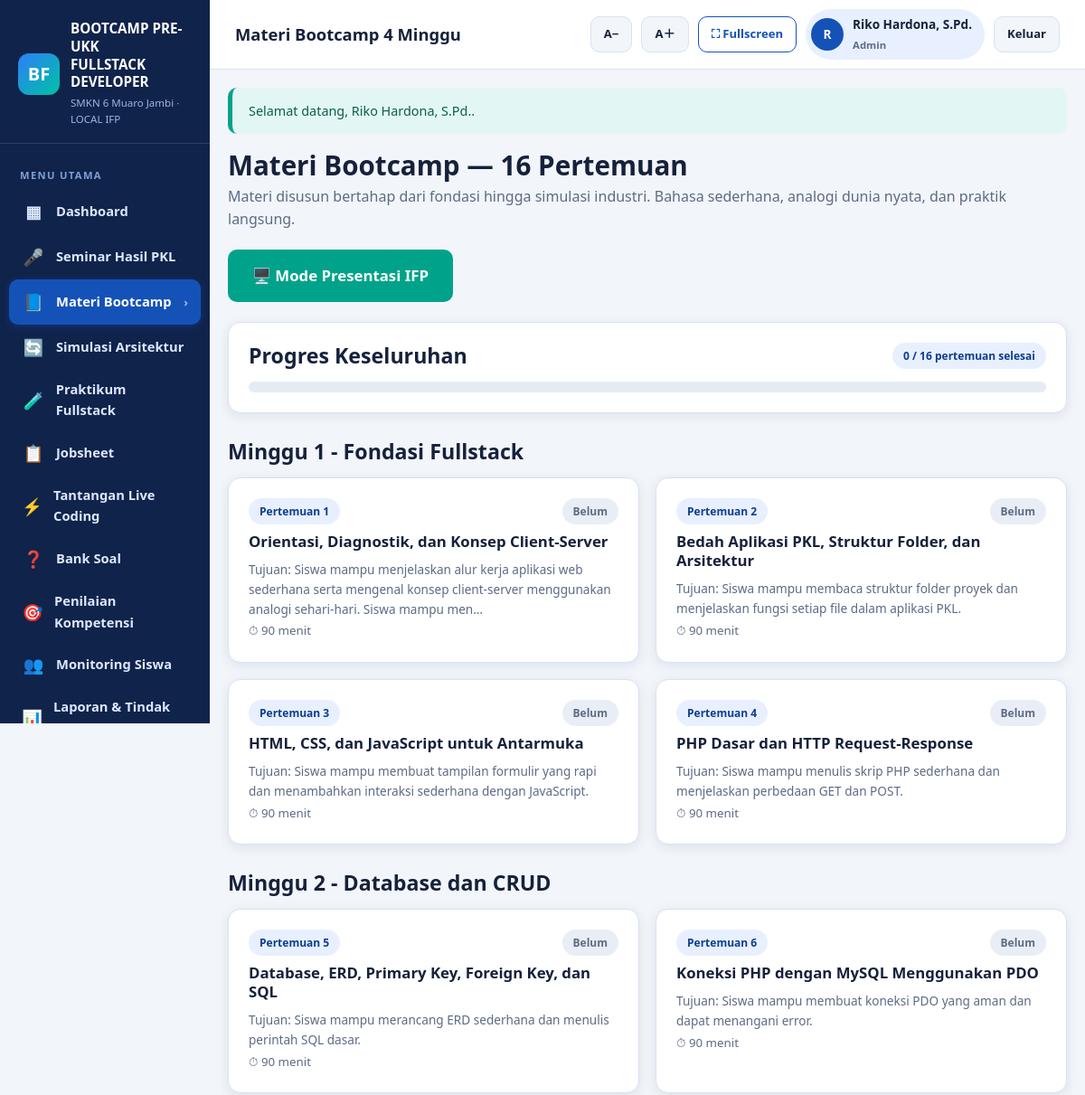
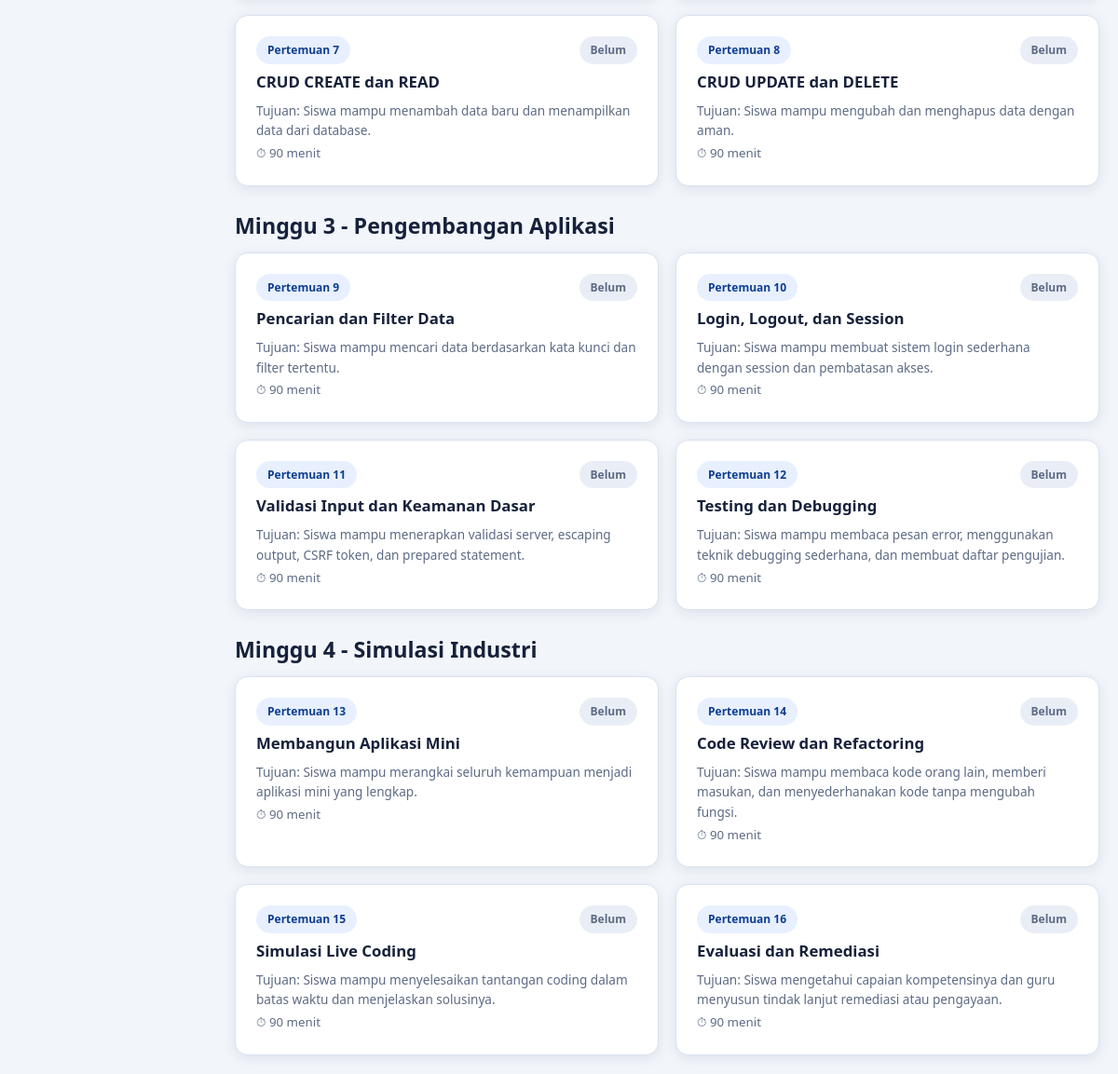
The app's page /modules/materi/index.php (signed in) with its own data (2 pictures, top to bottom).
### tables this page shows
CREATE TABLE users (
  id          INT UNSIGNED AUTO_INCREMENT PRIMARY KEY,
  username    VARCHAR(50) NOT NULL UNIQUE,
  password    VARCHAR(255) NOT NULL,
  full_name   VARCHAR(120) NOT NULL,
  role        ENUM('admin','guru','siswa') NOT NULL DEFAULT 'guru',
  student_id  INT UNSIGNED DEFAULT NULL,
  is_active   TINYINT(1) NOT NULL DEFAULT 1,
  last_login  DATETIME DEFAULT NULL,
  created_at  TIMESTAMP NOT NULL DEFAULT CURRENT_TIMESTAMP,
  updated_at  TIMESTAMP NOT NULL DEFAULT CURRENT_TIMESTAMP ON UPDATE CURRENT_TIMESTAMP,
  KEY idx_users_role (role),
  CONSTRAINT fk_users_student FOREIGN KEY (student_id) REFERENCES students(id) ON DELETE SET NULL
);

CREATE TABLE bootcamp_sessions (
  id             INT UNSIGNED AUTO_INCREMENT PRIMARY KEY,
  week_no        TINYINT UNSIGNED NOT NULL,
  session_no     TINYINT UNSIGNED NOT NULL UNIQUE,
  title          VARCHAR(200) NOT NULL,
  objectives     TEXT NOT NULL,
  core_material  TEXT NOT NULL,
  concept        TEXT NOT NULL,
  diagram        TEXT DEFAULT NULL,
  code_example   TEXT DEFAULT NULL,
  demo           TEXT DEFAULT NULL,
  exercise       TEXT NOT NULL,
  questions      TEXT DEFAULT NULL,
  evaluation     TEXT DEFAULT NULL,
  reflection     TEXT DEFAULT NULL,
  duration_min   INT NOT NULL DEFAULT 90,
  created_at     TIMESTAMP NOT NULL DEFAULT CURRENT_TIMESTAMP
);

### config/database.php (called while the page is built, shortened)
<?php
function db()
{
    static $pdo = null;
    if ($pdo instanceof PDO) {
        return $pdo;
    }
    $dsn = 'mysql:host=' . DB_HOST . ';dbname=' . DB_NAME . ';charset=' . DB_CHARSET;
    try {
        $pdo = new PDO($dsn, DB_USER, DB_PASS, [
            PDO::ATTR_ERRMODE            => PDO::ERRMODE_EXCEPTION,
            PDO::ATTR_DEFAULT_FETCH_MODE => PDO::FETCH_ASSOC,
            PDO::ATTR_EMULATE_PREPARES   => false,
        ]);
    } catch (PDOException $e) {
        http_response_code(500);
        echo '<!doctype html><html lang="id"><meta charset="utf-8">';
        echo '<title>Koneksi Database Gagal</title>';
        echo '<body style="font-family:Arial,sans-serif;padding:40px;line-height:1.7">';
        echo '<h1>Koneksi database gagal</h1>';
        echo '<p>Periksa kembali:</p><ul>';
        echo '<li>Laragon (Apache &amp; MySQL) sudah berjalan.</li>';
        echo '<li>Database <strong>' . htmlspecialchars(DB_NAME) . '</strong> sudah dibuat.</li>';
        echo '<li>File <code>database/database.sql</code> sudah di-import.</li>';
        echo '<li>Pengaturan DB di <code>config/config.php</code> sesuai.</li>';
        echo '</ul><p>Detail teknis: <code>' . htmlspecialchars($e->getMessage()) . '</code></p>';
        echo '</body></html>';
        exit;
    }
    return $pdo;
}
function db_all(string $sql, array $params = []): array
{
    $stmt = db()->prepare($sql);
    $stmt->execute($params);
    return $stmt->fetchAll();
}
function db_one(string $sql, array $params = []): ?array
{
    $stmt = db()->prepare($sql);
    $stmt->execute($params);
    $row = $stmt->fetch();
    return $row === false ? null : $row;
}

### auth/auth.php (called while the page is built, shortened)
<?php
require_once __DIR__ . '/../config/database.php';
function current_user(): ?array
{
    static $cache = null;
    if ($cache !== null) {
        return $cache;
    }
    $cache = db_one(
        'SELECT u.id, u.username, u.full_name, u.role, u.student_id, u.is_active,
                s.name AS student_name, s.class_name
         FROM users u
         LEFT JOIN students s ON s.id = u.student_id
         WHERE u.id = ? AND u.is_active = 1',
        [(int) $_SESSION['user_id']]
    );
    return $cache;
}
function is_logged_in(): bool
{
    return current_user() !== null;
}
function require_login(): void
{
    if (!is_logged_in()) {
        flash('warning', 'Silakan login terlebih dahulu.');
        redirect('login.php');
    }
}
function role_label(string $role): string
{
    return [
        'admin' => 'Admin',
        'guru'  => 'Guru',
        'siswa' => 'Siswa',
    ][$role] ?? $role;
}

### modules/materi/index.php (the view)
<?php
require_once dirname(__DIR__, 2) . '/config/database.php';
require_once dirname(__DIR__, 2) . '/auth/auth.php';
require_login();
$page_title = 'Materi Bootcamp 4 Minggu';
$studentId = (int) (current_user()['student_id'] ?? 0);
$sessions = db_all('SELECT s.*,
    (SELECT p.status FROM student_progress p WHERE p.session_id = s.id AND p.student_id = ?) AS my_status
    FROM bootcamp_sessions s ORDER BY s.session_no', [$studentId]);
$grouped = [];
foreach ($sessions as $s) $grouped[$s['week_no']][] = $s;
$weekTitles = [
    1 => 'Minggu 1 - Fondasi Fullstack',
    2 => 'Minggu 2 - Database dan CRUD',
    3 => 'Minggu 3 - Pengembangan Aplikasi',
    4 => 'Minggu 4 - Simulasi Industri',
];
$completed = count(array_filter($sessions, fn($s) => $s['my_status'] === 'selesai'));
?>
<?php include dirname(__DIR__, 2) . '/includes/header.php'; ?>
<div class="page-head">
    <div>
        <h1>Materi Bootcamp — 16 Pertemuan</h1>
        <p>Materi disusun bertahap dari fondasi hingga simulasi industri. Bahasa sederhana, analogi dunia nyata, dan praktik langsung.</p>
    </div>
    <div class="btn-group">
        <a href="<?= url('ifp/materi.php?no=1') ?>" target="_blank" class="btn btn-accent btn-lg">🖥️ Mode Presentasi IFP</a>
    </div>
</div>
<div class="card">
    <div class="card-head">
        <h2>Progres Keseluruhan</h2>
        <span class="badge badge-blue"><?= $completed ?> / <?= count($sessions) ?> pertemuan selesai</span>
    </div>
    <div class="progress green"><span style="width:<?= count($sessions) ? round($completed/count($sessions)*100) : 0 ?>%"></span></div>
</div>
<?php foreach ($grouped as $week => $items): ?>
    <h2 style="margin-top:28px"><?= e($weekTitles[$week] ?? ('Minggu ' . $week)) ?></h2>
    <div class="grid grid-2">
        <?php foreach ($items as $s): ?>
            <a class="card" style="margin:0;display:block;color:inherit"
               href="<?= url('modules/materi/detail.php?no=' . (int) $s['session_no']) ?>">
                <div class="card-head" style="margin-bottom:8px">
                    <span class="badge badge-blue">Pertemuan <?= (int) $s['session_no'] ?></span>
                    <?php if ($s['my_status'] === 'selesai'): ?>
                        <span class="badge badge-green">✓ Selesai</span>
                    <?php elseif ($s['my_status'] === 'sedang'): ?>
                        <span class="badge badge-yellow">Sedang dipelajari</span>
                    <?php else: ?>
                        <span class="badge badge-gray">Belum</span>
                    <?php endif; ?>
                </div>
                <h3 style="font-size:1.05rem"><?= e($s['title']) ?></h3>
                <p class="muted" style="font-size:.85rem;margin:0"><?= e(str_limit($s['objectives'], 150)) ?></p>
                <small class="muted">⏱ <?= (int) $s['duration_min'] ?> menit</small>
            </a>
        <?php endforeach; ?>
    </div>
<?php endforeach; ?>
<?php include dirname(__DIR__, 2) . '/includes/footer.php'; ?>

### includes/header.php (shortened to what this page needs)
<?php
$user = current_user();
$currentPath = str_replace('\\', '/', $_SERVER['SCRIPT_NAME'] ?? '');
$activeKey = '';
$map = [
    'dashboard'    => ['index.php'],
    'seminar'      => ['/modules/seminar/'],
    'materi'       => ['/modules/materi/'],
    'praktikum'    => ['/modules/praktikum/', '/modules/code/'],
    'jobsheet'     => ['/modules/jobsheet/'],
    'challenges'   => ['/modules/challenges/'],
    'questions'    => ['/modules/questions/'],
    'assessment'   => ['/modules/assessment/'],
    'students'     => ['/modules/students/'],
    'reports'      => ['/modules/reports/'],
    'settings'     => ['/modules/settings/'],
    'simulasi'     => ['/modules/simulasi/'],
];
foreach ($map as $key => $patterns) {
    foreach ($patterns as $pattern) {
        if ($key === 'dashboard') {
            $base = rtrim(BASE_PATH, '/');
            if (rtrim($currentPath, '/') === $base . '/index.php' || rtrim($currentPath, '/') === $base) {
                $activeKey = 'dashboard';
            }
        } elseif (strpos($currentPath, $pattern) !== false) {
            $activeKey = $key;
        }
    }
}
$menu = [
    ['dashboard',  '▦', 'Dashboard',            'index.php'],
    ['seminar',    '🎤', 'Seminar Hasil PKL',   'modules/seminar/index.php'],
    ['materi',     '📘', 'Materi Bootcamp',     'modules/materi/index.php'],
    ['simulasi',   '🔄', 'Simulasi Arsitektur', 'modules/simulasi/index.php'],
    ['praktikum',  '🧪', 'Praktikum Fullstack', 'modules/praktikum/index.php'],
    ['jobsheet',   '📋', 'Jobsheet',            'modules/jobsheet/index.php'],
    ['challenges', '⚡', 'Tantangan Live Coding','modules/challenges/index.php'],
    ['questions',  '❓', 'Bank Soal',           'modules/questions/index.php'],
    ['assessment', '🎯', 'Penilaian Kompetensi','modules/assessment/index.php'],
    ['students',   '👥', 'Monitoring Siswa',    'modules/students/index.php'],
    ['reports',    '📊', 'Laporan & Tindak Lanjut','modules/reports/index.php'],
    ['settings',   '⚙️', 'Pengaturan',          'modules/settings/index.php'],
];
?>
<!doctype html>
<html lang="id">
<head>
    <link rel="stylesheet" href="<?= asset('css/app.css') ?>">
</head>
<body>
<div class="app-shell">
    <aside class="sidebar">
        <div class="sidebar-brand">
            <div class="logo">
                <div class="logo-mark">BF</div>
                <div>
                    <strong>BOOTCAMP PRE-UKK<br>FULLSTACK DEVELOPER</strong>
                    <small><?= e(SCHOOL_NAME) ?> · LOCAL IFP</small>
                </div>
            </div>
        </div>
        <nav class="sidebar-nav">
            <div class="nav-label">Menu Utama</div>
            <?php foreach ($menu as $item): ?>
                <?php
                [$key, $icon, $label, $link] = $item;
                ?>
                <a class="nav-item <?= $activeKey === $key ? 'active' : '' ?>"
                   href="<?= url($link) ?>">
                    <span class="ico"><?= $icon ?></span>
                    <span><?= e($label) ?></span>
                    <?php if ($activeKey === $key): ?><span class="chev">›</span><?php endif; ?>
                </a>
            <?php endforeach; ?>
        </nav>
    </aside>
    <div class="main-area">
        <header class="topbar">
            <h1><?= e($page_title) ?></h1>
            <div class="topbar-actions">
                <button type="button" class="btn btn-light btn-sm no-print" onclick="changeFontSize(-1)" title="Perkecil teks">A−</button>
                <button type="button" class="btn btn-light btn-sm no-print" onclick="changeFontSize(1)" title="Perbesar teks">A＋</button>
                <button type="button" class="btn btn-outline btn-sm no-print" onclick="toggleFullscreen()" title="Layar penuh">⛶ Fullscreen</button>
                <?php if ($user): ?>
                    <div class="user-chip">
                        <span class="avatar"><?= e(mb_substr($user['full_name'], 0, 1)) ?></span>
                        <span>
                            <?= e($user['full_name']) ?><br>
                            <small><?= e(role_label($user['role'])) ?></small>
                        </span>
                    </div>
                    <a class="btn btn-light btn-sm no-print" href="<?= url('logout.php') ?>">Keluar</a>
                <?php endif; ?>
            </div>
        </header>
        <main class="content">

### records on screen
users: full_name "R", full_name "Riko Hardona, S.Pd.", role "Admin"
bootcamp_sessions: session_no "1", title "Orientasi, Diagnostik, dan Konsep Client-Server", objectives "Tujuan: Siswa mampu menjelaskan alur kerja aplikasi web sederhana serta mengenal konsep client-server menggunakan analogi sehari-hari. Siswa mampu men…", duration_min "90"
bootcamp_sessions: session_no "2", title "Bedah Aplikasi PKL, Struktur Folder, dan Arsitektur", objectives "Tujuan: Siswa mampu membaca struktur folder proyek dan menjelaskan fungsi setiap file dalam aplikasi PKL.", duration_min "90"
bootcamp_sessions: session_no "3", title "HTML, CSS, dan JavaScript untuk Antarmuka", objectives "Tujuan: Siswa mampu membuat tampilan formulir yang rapi dan menambahkan interaksi sederhana dengan JavaScript.", duration_min "90"
bootcamp_sessions: session_no "4", title "PHP Dasar dan HTTP Request-Response", objectives "Tujuan: Siswa mampu menulis skrip PHP sederhana dan menjelaskan perbedaan GET dan POST.", duration_min "90"
bootcamp_sessions: session_no "5", title "Database, ERD, Primary Key, Foreign Key, dan SQL", objectives "Tujuan: Siswa mampu merancang ERD sederhana dan menulis perintah SQL dasar.", duration_min "90"
bootcamp_sessions: session_no "6", title "Koneksi PHP dengan MySQL Menggunakan PDO", objectives "Tujuan: Siswa mampu membuat koneksi PDO yang aman dan dapat menangani error.", duration_min "90"
bootcamp_sessions: session_no "7", title "CRUD CREATE dan READ", objectives "Tujuan: Siswa mampu menambah data baru dan menampilkan data dari database.", duration_min "90"
bootcamp_sessions: session_no "8", title "CRUD UPDATE dan DELETE", objectives "Tujuan: Siswa mampu mengubah dan menghapus data dengan aman.", duration_min "90"
bootcamp_sessions: session_no "9", title "Pencarian dan Filter Data", objectives "Tujuan: Siswa mampu mencari data berdasarkan kata kunci dan filter tertentu.", duration_min "90"
bootcamp_sessions: session_no "10", title "Login, Logout, dan Session", objectives "Tujuan: Siswa mampu membuat sistem login sederhana dengan session dan pembatasan akses.", duration_min "90"
bootcamp_sessions: session_no "11", title "Validasi Input dan Keamanan Dasar", objectives "Tujuan: Siswa mampu menerapkan validasi server, escaping output, CSRF token, dan prepared statement.", duration_min "90"
bootcamp_sessions: session_no "12", title "Testing dan Debugging", objectives "Tujuan: Siswa mampu membaca pesan error, menggunakan teknik debugging sederhana, dan membuat daftar pengujian.", duration_min "90"
bootcamp_sessions: session_no "13", title "Membangun Aplikasi Mini", objectives "Tujuan: Siswa mampu merangkai seluruh kemampuan menjadi aplikasi mini yang lengkap.", duration_min "90"
bootcamp_sessions: session_no "14", title "Code Review dan Refactoring", objectives "Tujuan: Siswa mampu membaca kode orang lain, memberi masukan, dan menyederhanakan kode tanpa mengubah fungsi.", duration_min "90"
bootcamp_sessions: session_no "15", title "Simulasi Live Coding", objectives "Tujuan: Siswa mampu menyelesaikan tantangan coding dalam batas waktu dan menjelaskan solusinya.", duration_min "90"
bootcamp_sessions: session_no "16", title "Evaluasi dan Remediasi", objectives "Tujuan: Siswa mengetahui capaian kompetensinya dan guru menyusun tindak lanjut remediasi atau pengayaan.", duration_min "90"

### other values on screen
SCHOOL_NAME "SMKN 6 Muaro Jambi"
$icon "▦"
$label "Dashboard"
$icon "🎤"
$label "Seminar Hasil PKL"
$icon "📘"
$label "Materi Bootcamp"
$icon "🔄"
$label "Simulasi Arsitektur"
$icon "🧪"
$label "Praktikum Fullstack"
$icon "📋"
$label "Jobsheet"
$icon "⚡"
$label "Tantangan Live Coding"
